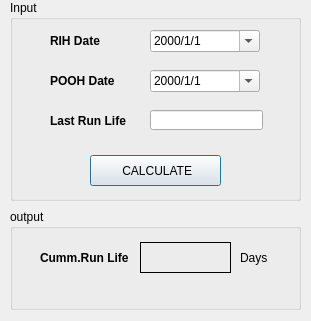
<?xml version="1.0" encoding="UTF-8"?>
<ui version="4.0">
 <class>Dialog</class>
 <widget class="QDialog" name="Dialog">
  <property name="geometry">
   <rect>
    <x>0</x>
    <y>0</y>
    <width>311</width>
    <height>321</height>
   </rect>
  </property>
  <property name="windowTitle">
   <string>Dialog</string>
  </property>
  <widget class="QGroupBox" name="groupBox">
   <property name="geometry">
    <rect>
     <x>10</x>
     <y>0</y>
     <width>291</width>
     <height>201</height>
    </rect>
   </property>
   <property name="title">
    <string>Input </string>
   </property>
   <widget class="QLabel" name="label">
    <property name="geometry">
     <rect>
      <x>40</x>
      <y>30</y>
      <width>81</width>
      <height>21</height>
     </rect>
    </property>
    <property name="font">
     <font>
      <weight>75</weight>
      <bold>true</bold>
     </font>
    </property>
    <property name="text">
     <string>RIH Date</string>
    </property>
   </widget>
   <widget class="QLabel" name="label_2">
    <property name="geometry">
     <rect>
      <x>40</x>
      <y>70</y>
      <width>81</width>
      <height>21</height>
     </rect>
    </property>
    <property name="font">
     <font>
      <weight>75</weight>
      <bold>true</bold>
     </font>
    </property>
    <property name="text">
     <string>POOH Date</string>
    </property>
   </widget>
   <widget class="QLabel" name="label_3">
    <property name="geometry">
     <rect>
      <x>40</x>
      <y>110</y>
      <width>81</width>
      <height>21</height>
     </rect>
    </property>
    <property name="font">
     <font>
      <weight>75</weight>
      <bold>true</bold>
     </font>
    </property>
    <property name="text">
     <string>Last Run Life</string>
    </property>
   </widget>
   <widget class="QDateEdit" name="dte_rih">
    <property name="geometry">
     <rect>
      <x>140</x>
      <y>30</y>
      <width>110</width>
      <height>22</height>
     </rect>
    </property>
    <property name="displayFormat">
     <string>yyyy/M/d</string>
    </property>
    <property name="calendarPopup">
     <bool>true</bool>
    </property>
   </widget>
   <widget class="QDateEdit" name="dte_pooh">
    <property name="geometry">
     <rect>
      <x>140</x>
      <y>70</y>
      <width>110</width>
      <height>22</height>
     </rect>
    </property>
    <property name="displayFormat">
     <string>yyyy/M/d</string>
    </property>
    <property name="calendarPopup">
     <bool>true</bool>
    </property>
   </widget>
   <widget class="QLineEdit" name="last_run">
    <property name="geometry">
     <rect>
      <x>140</x>
      <y>110</y>
      <width>113</width>
      <height>20</height>
     </rect>
    </property>
   </widget>
   <widget class="QPushButton" name="calc_btn">
    <property name="geometry">
     <rect>
      <x>80</x>
      <y>155</y>
      <width>131</width>
      <height>31</height>
     </rect>
    </property>
    <property name="text">
     <string> CALCULATE</string>
    </property>
    <property name="icon">
     <iconset>
      <normaloff>D:/PROGRAMMING/Images/Icons/CTA-Calculator-Icon.png</normaloff>D:/PROGRAMMING/Images/Icons/CTA-Calculator-Icon.png</iconset>
    </property>
    <property name="iconSize">
     <size>
      <width>25</width>
      <height>25</height>
     </size>
    </property>
   </widget>
  </widget>
  <widget class="QGroupBox" name="groupBox_2">
   <property name="geometry">
    <rect>
     <x>10</x>
     <y>209</y>
     <width>291</width>
     <height>101</height>
    </rect>
   </property>
   <property name="title">
    <string>output</string>
   </property>
   <widget class="QLabel" name="label_4">
    <property name="geometry">
     <rect>
      <x>30</x>
      <y>33</y>
      <width>91</width>
      <height>31</height>
     </rect>
    </property>
    <property name="font">
     <font>
      <weight>75</weight>
      <bold>true</bold>
     </font>
    </property>
    <property name="text">
     <string>Cumm.Run Life</string>
    </property>
   </widget>
   <widget class="QLabel" name="res_lbl">
    <property name="geometry">
     <rect>
      <x>130</x>
      <y>33</y>
      <width>91</width>
      <height>31</height>
     </rect>
    </property>
    <property name="frameShape">
     <enum>QFrame::Box</enum>
    </property>
    <property name="text">
     <string/>
    </property>
   </widget>
   <widget class="QLabel" name="label_6">
    <property name="geometry">
     <rect>
      <x>230</x>
      <y>33</y>
      <width>31</width>
      <height>31</height>
     </rect>
    </property>
    <property name="text">
     <string>Days</string>
    </property>
   </widget>
  </widget>
 </widget>
 <resources>
  <include location="icon.qrc"/>
 </resources>
 <connections/>
</ui>
